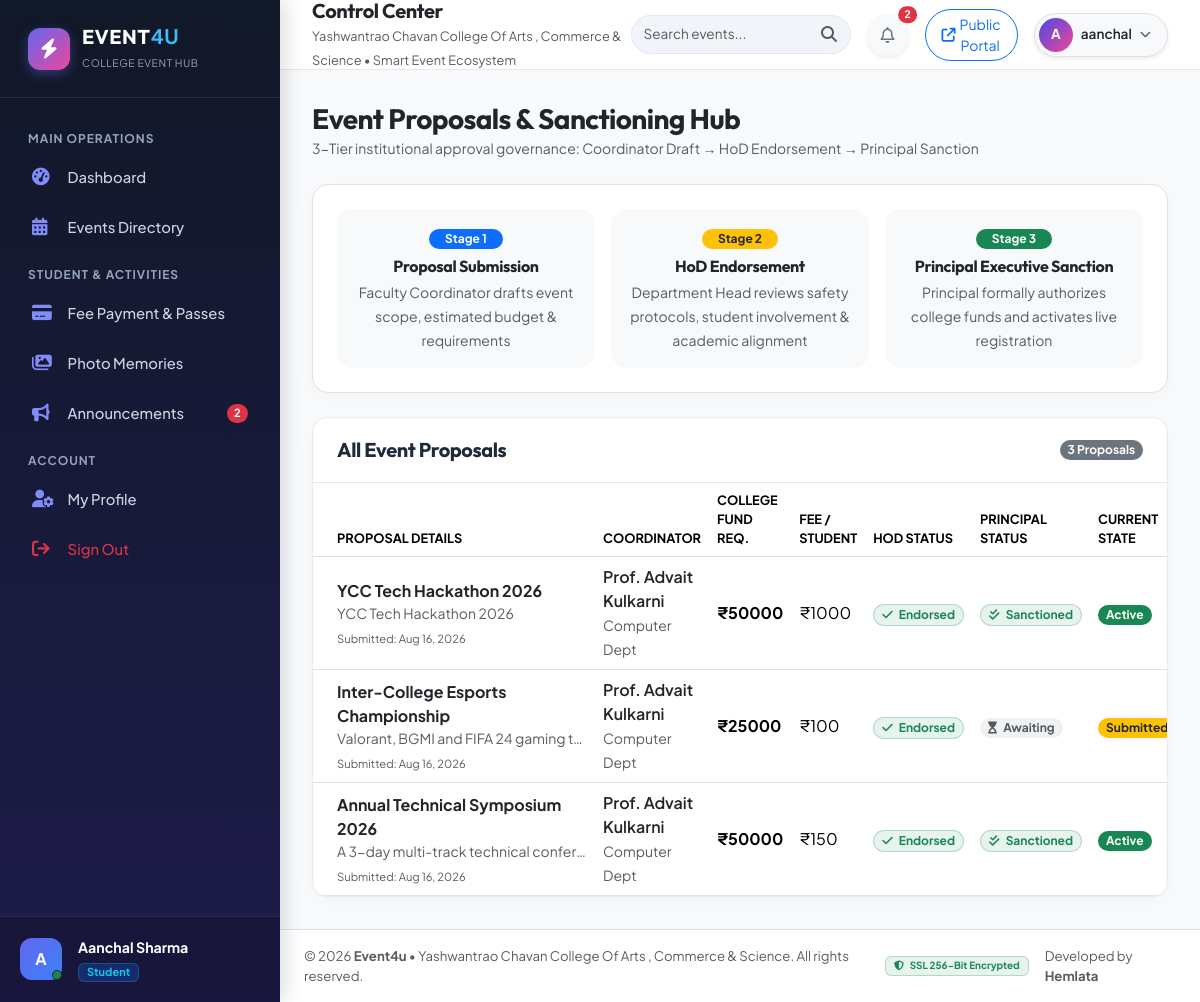
Screenshot of /proposals/ (signed in) with the database file from the repository.
### event4u_app/models.py (models this page shows, shortened)
class UserProfile(models.Model):
    user = models.OneToOneField(User, on_delete=models.CASCADE, related_name='profile')
    role = models.CharField(max_length=30, choices=ROLES, default='STUDENT')
    fullName = models.CharField(max_length=100, blank=True, null=True)
    branch = models.CharField(max_length=50, choices=BRANCH, default='Computer')
    semester = models.CharField(max_length=10, choices=SEMESTER, default='1')
    rollNumber = models.PositiveIntegerField(null=True, blank=True)
    erp = models.PositiveBigIntegerField(null=True, blank=True)
    phone = models.CharField(max_length=15, blank=True, null=True)
    avatar = models.ImageField(upload_to='avatars', null=True, blank=True)
    createdAt = models.DateTimeField(auto_now_add=True)
    updatedAt = models.DateTimeField(auto_now=True)
    @property
    def display_name(self):
        if self.fullName:
            return self.fullName
        return self.user.get_full_name() or self.user.username

class Proposal(models.Model):
    coordinator = models.ForeignKey(Coordinator, on_delete=models.CASCADE, null=False, blank=False, related_name='proposals')
    title = models.CharField(max_length=200, default='Event Proposal')
    description = models.TextField(null=False, blank=False)
    feeApplicableForPerStudent = models.PositiveIntegerField(null=False, blank=False, default=0)
    fundRecieveFromCollege = models.PositiveIntegerField(null=False, blank=False, default=0)
    estimatedAudience = models.PositiveIntegerField(default=100)
    HoD_Approval = models.BooleanField(default=False)
    Vice_Principal_Approval = models.BooleanField(default=False)
    Principal_Approval = models.BooleanField(default=False)
    status = models.CharField(max_length=50, choices=STATUS, default='Pending')
    rejectionRemarks = models.TextField(blank=True, null=True)
    createdAt = models.DateTimeField(auto_now_add=True)
    updatedAt = models.DateTimeField(auto_now=True)

class Coordinator(models.Model):
    user = models.OneToOneField(User, on_delete=models.CASCADE, null=True, blank=True, related_name='coordinator_profile')
    name = models.CharField(max_length=100, null=False, blank=False)
    branch = models.CharField(max_length=50, choices=BRANCH)
    semester = models.CharField(max_length=50, choices=SEMESTER)
    rollNumber = models.PositiveIntegerField(null=False, blank=False)
    erp = models.PositiveBigIntegerField(null=False, blank=False)
    createdAt = models.DateTimeField(auto_now_add=True)
    updatedAt = models.DateTimeField(auto_now=True)

### event4u_app/views.py (the view)
# urls.py: path('proposals/', views.proposals_view, name='proposals'),
@login_required(login_url='login')
def proposals_view(request):
    role = get_user_role(request.user)
    if request.method == 'POST':
        form = ProposalForm(request.POST)
        if form.is_valid():
            coordinator = Coordinator.objects.filter(user=request.user).first()
            if not coordinator:
                coordinator = Coordinator.objects.first()
            proposal = form.save(commit=False)
            proposal.coordinator = coordinator
            proposal.status = 'Pending'
            proposal.save()
            messages.success(request, "Event proposal submitted successfully! Awaiting HoD and Principal review.")
            return redirect('proposals')
    else:
        form = ProposalForm()
    all_proposals = Proposal.objects.all().order_by('-createdAt')
    context = {
        'proposals': all_proposals,
        'form': form,
        'can_approve_hod': (role in ['HOD', 'PRINCIPAL'] or request.user.is_superuser),
        'can_approve_principal': (role == 'PRINCIPAL' or request.user.is_superuser),
    }
    return render(request, 'event4u/proposals.html', context)

### event4u_app/templates/event4u/proposals.html (shortened to what this page needs)
{% extends 'base/base.html' %}
{% block content %}
<div class="container-fluid p-0">
  <div class="d-flex flex-column flex-md-row justify-content-between align-items-md-center gap-3 mb-4">
    <div>
      <h3 class="m-0 fw-bold brand-font text-dark">Event Proposals & Sanctioning Hub</h3>
      <small class="text-muted">3-Tier institutional approval governance: Coordinator Draft → HoD Endorsement → Principal Sanction</small>
    </div>
  </div>
  <div class="card-modern p-4 mb-4 bg-white border">
    <div class="row text-center g-3">
      <div class="col-md-4">
        <div class="p-3 bg-light rounded-4">
          <div class="badge bg-primary text-white rounded-pill px-3 py-1 mb-2">Stage 1</div>
          <h6 class="fw-bold text-dark mb-1">Proposal Submission</h6>
          <small class="text-muted">Faculty Coordinator drafts event scope, estimated budget & requirements</small>
        </div>
      </div>
      <div class="col-md-4">
        <div class="p-3 bg-light rounded-4">
          <div class="badge bg-warning text-dark rounded-pill px-3 py-1 mb-2">Stage 2</div>
          <h6 class="fw-bold text-dark mb-1">HoD Endorsement</h6>
          <small class="text-muted">Department Head reviews safety protocols, student involvement & academic alignment</small>
        </div>
      </div>
      <div class="col-md-4">
        <div class="p-3 bg-light rounded-4">
          <div class="badge bg-success text-white rounded-pill px-3 py-1 mb-2">Stage 3</div>
          <h6 class="fw-bold text-dark mb-1">Principal Executive Sanction</h6>
          <small class="text-muted">Principal formally authorizes college funds and activates live registration</small>
        </div>
      </div>
    </div>
  </div>
  <div class="card-modern">
    <div class="card-modern-header">
      <h5 class="m-0 fw-bold">All Event Proposals</h5>
      <span class="badge bg-secondary rounded-pill">{{ proposals.count }} Proposals</span>
    </div>
    <div class="card-modern-body p-0">
      <div class="table-responsive">
        <table class="table table-hover align-middle mb-0">
          <thead class="bg-light text-muted" style="font-size: 0.8rem; text-transform: uppercase;">
            <tr>
              <th class="ps-4">Proposal Details</th>
              <th>Coordinator</th>
              <th>College Fund Req.</th>
              <th>Fee / Student</th>
              <th>HoD Status</th>
              <th>Principal Status</th>
              <th>Current State</th>
            </tr>
          </thead>
          <tbody>
            {% for prop in proposals %}
            <tr>
              <td class="ps-4">
                <div class="fw-bold text-dark">{{ prop.title }}</div>
                <small class="text-muted text-truncate d-inline-block" style="max-width: 250px;">{{ prop.description|striptags }}</small>
                <div class="text-muted" style="font-size: 0.7rem;">Submitted: {{ prop.createdAt|date:"M d, Y" }}</div>
              </td>
              <td>
                <div class="fw-semibold text-dark">{{ prop.coordinator.name }}</div>
                <small class="text-muted">{{ prop.coordinator.branch }} Dept</small>
              </td>
              <td class="fw-bold">₹{{ prop.fundRecieveFromCollege }}</td>
              <td>₹{{ prop.feeApplicableForPerStudent }}</td>
              <td>
                {% if prop.HoD_Approval %}
                <span class="badge bg-success bg-opacity-10 text-success border border-success border-opacity-25 rounded-pill px-2 py-1">
                  <i class="fa-solid fa-check me-1"></i> Endorsed
                </span>
                {% else %}
                <span class="badge bg-warning bg-opacity-10 text-warning border border-warning border-opacity-25 rounded-pill px-2 py-1">
                  <i class="fa-solid fa-clock me-1"></i> Pending
                </span>
                {% endif %}
              </td>
              <td>
                {% if prop.Principal_Approval %}
                <span class="badge bg-success bg-opacity-10 text-success border border-success border-opacity-25 rounded-pill px-2 py-1">
                  <i class="fa-solid fa-check-double me-1"></i> Sanctioned
                </span>
                {% else %}
                <span class="badge bg-secondary bg-opacity-10 text-muted rounded-pill px-2 py-1">
                  <i class="fa-solid fa-hourglass-start me-1"></i> Awaiting
                </span>
                {% endif %}
              </td>
              <td>
                <span class="badge {% if prop.status == 'Active' %}bg-success{% elif prop.status == 'Rejected' %}bg-danger{% else %}bg-warning text-dark{% endif %} rounded-pill px-2 py-1">
                  {{ prop.status }}
                </span>
              </td>
            </tr>
            {% empty %}
            <tr>
              <td colspan="8" class="text-center py-5 text-muted">No event proposals registered.</td>
            </tr>
            {% endfor %}
          </tbody>
        </table>
      </div>
    </div>
  </div>
</div>
{% endblock %}

### event4u_app/templates/base/sidebar.html (shortened to what this page needs)
{% load static %}
<aside class="app-sidebar">
  <a href="{% url 'home' %}" class="sidebar-brand">
    <div class="brand-badge">
      <i class="fa-solid fa-bolt"></i>
    </div>
    <div>
      <h4 class="m-0 fs-5 brand-font text-white" style="letter-spacing: 0.5px;">EVENT<span style="color: #38bdf8;">4U</span></h4>
      <small style="font-size: 0.65rem; color: #94a3b8; letter-spacing: 0.05em;" class="text-uppercase">College Event Hub</small>
    </div>
  </a>
  <div class="sidebar-menu">
    <div class="nav-category">Main Operations</div>
    <a href="{% url 'dashboard' %}" class="sidebar-link {% if request.resolver_match.url_name == 'dashboard' or 'dashboard' in request.resolver_match.url_name %}active{% endif %}">
      <i class="fa-solid fa-gauge-high"></i>
      <span>Dashboard</span>
    </a>
    <a href="{% url 'events' %}" class="sidebar-link {% if request.resolver_match.url_name == 'events' or request.resolver_match.url_name == 'event_data' %}active{% endif %}">
      <i class="fa-solid fa-calendar-days"></i>
      <span>Events Directory</span>
    </a>
    <div class="nav-category">Student & Activities</div>
    <a href="{% url 'payment' %}" class="sidebar-link {% if request.resolver_match.url_name == 'payment' %}active{% endif %}">
      <i class="fa-solid fa-credit-card"></i>
      <span>Fee Payment & Passes</span>
    </a>
    <a href="{% url 'memories' %}" class="sidebar-link {% if request.resolver_match.url_name == 'memories' %}active{% endif %}">
      <i class="fa-solid fa-images"></i>
      <span>Photo Memories</span>
    </a>
    <a href="{% url 'notification' %}" class="sidebar-link {% if request.resolver_match.url_name == 'notification' %}active{% endif %}">
      <i class="fa-solid fa-bullhorn"></i>
      <span>Announcements</span>
      {% if unread_notifications_count %}
      <span class="badge bg-danger rounded-pill ms-auto" style="font-size: 0.7rem;">{{ unread_notifications_count }}</span>
      {% endif %}
    </a>
    <div class="nav-category">Account</div>
    <a href="{% url 'profile' %}" class="sidebar-link {% if request.resolver_match.url_name == 'profile' %}active{% endif %}">
      <i class="fa-solid fa-user-gear"></i>
      <span>My Profile</span>
    </a>
    <a href="{% url 'logout' %}" class="sidebar-link text-danger">
      <i class="fa-solid fa-arrow-right-from-bracket text-danger"></i>
      <span>Sign Out</span>
    </a>
  </div>
  <div class="sidebar-user d-flex align-items-center gap-3">
    <div class="position-relative">
      <div style="width: 42px; height: 42px; border-radius: 12px; background: linear-gradient(135deg, #6366f1, #3b82f6); display: flex; align-items: center; justify-content: center; font-weight: 700; color: white;">
        {{ user.username|make_list|first|upper }}
      </div>
      <span class="position-absolute bottom-0 end-0 p-1 bg-success border border-dark rounded-circle"></span>
    </div>
    <div class="overflow-hidden">
      <div class="text-white fw-bold text-truncate" style="font-size: 0.885rem;">
        {% if user_profile %}{{ user_profile.display_name }}{% else %}{{ user.username }}{% endif %}
      </div>
      <span class="badge bg-primary bg-opacity-25 text-info border border-info border-opacity-25" style="font-size: 0.685rem; padding: 0.2rem 0.5rem;">
        {{ user_role|title }}
      </span>
    </div>
  </div>
</aside>

### event4u_app/templates/base/navbar.html (shortened to what this page needs)
<header class="app-topbar">
  <div class="d-flex align-items-center gap-3">
    <div>
      <h5 class="m-0 fw-bold brand-font text-dark">{{ role_title|default:"Control Center" }}</h5>
      <small class="text-muted d-none d-md-inline" style="font-size: 0.8rem;">
        Yashwantrao Chavan College Of Arts , Commerce & Science • Smart Event Ecosystem
      </small>
    </div>
  </div>
  <div class="d-flex align-items-center gap-3">
    <form class="d-none d-md-flex position-relative" action="{% url 'events' %}" method="GET">
      <input type="text" name="q" class="form-control rounded-pill pe-5 py-2" placeholder="Search events..." style="width: 220px; font-size: 0.85rem; background: #f1f5f9; border: 1px solid #e2e8f0;">
      <button type="submit" class="btn position-absolute end-0 top-0 text-muted" style="border: none; background: transparent; padding: 0.45rem 0.85rem;">
        <i class="fa-solid fa-magnifying-glass"></i>
      </button>
    </form>
    <div class="dropdown">
      <button class="btn btn-light rounded-circle shadow-sm position-relative" type="button" data-bs-toggle="dropdown" style="width: 42px; height: 42px;">
        <i class="fa-regular fa-bell text-secondary"></i>
        {% if unread_notifications_count %}
        <span class="position-absolute top-0 start-100 translate-middle badge rounded-pill bg-danger" style="font-size: 0.65rem;">
          {{ unread_notifications_count }}
        </span>
        {% endif %}
      </button>
    </div>
    <a href="{% url 'home' %}" target="_blank" class="btn btn-outline-primary rounded-pill btn-sm px-3 d-none d-sm-inline-flex align-items-center gap-1">
      <i class="fa-solid fa-arrow-up-right-from-square"></i>
      <span>Public Portal</span>
    </a>
    <div class="dropdown">
      <button class="btn btn-light rounded-pill p-1 pe-3 d-flex align-items-center gap-2 shadow-sm border" type="button" data-bs-toggle="dropdown">
        <div style="width: 34px; height: 34px; border-radius: 50%; background: linear-gradient(135deg, #4f46e5, #ec4899); display: flex; align-items: center; justify-content: center; color: white; font-weight: bold; font-size: 0.85rem;">
          {{ user.username|make_list|first|upper }}
        </div>
        <span class="d-none d-md-inline fw-semibold text-dark" style="font-size: 0.85rem;">{{ user.username }}</span>
        <i class="fa-solid fa-chevron-down text-muted" style="font-size: 0.7rem;"></i>
      </button>
    </div>
  </div>
</header>

### rows the page displays
UserProfile: display_name "Aanchal Sharma", role "Student"
Proposal: title "YCC Tech Hackathon 2026", description "YCC Tech Hackathon 2026", createdAt "Aug 16, 2026", coordinator.name "Prof. Advait Kulkarni", coordinator.branch "Computer", fundRecieveFromCollege "50000", feeApplicableForPerStudent "1000", HoD_Approval True (drawn), Principal_Approval True (drawn), status "Active"
Proposal: title "Inter-College Esports Championship", description "Valorant, BGMI and FIFA 24 gaming t…", createdAt "Aug 16, 2026", coordinator.name "Prof. Advait Kulkarni", coordinator.branch "Computer", fundRecieveFromCollege "25000", feeApplicableForPerStudent "100", HoD_Approval True (drawn), Principal_Approval False (drawn), status "Submitted"
Proposal: title "Annual Technical Symposium 2026", description "A 3-day multi-track technical confer…", createdAt "Aug 16, 2026", coordinator.name "Prof. Advait Kulkarni", coordinator.branch "Computer", fundRecieveFromCollege "50000", feeApplicableForPerStudent "150", HoD_Approval True (drawn), Principal_Approval True (drawn), status "Active"

### other values shown
{{ unread_notifications_count }} "2"
{{ user.username|make_list|first|upper }} "A"
{{ user.username }} "aanchal"
{{ proposals.count }} "3"
